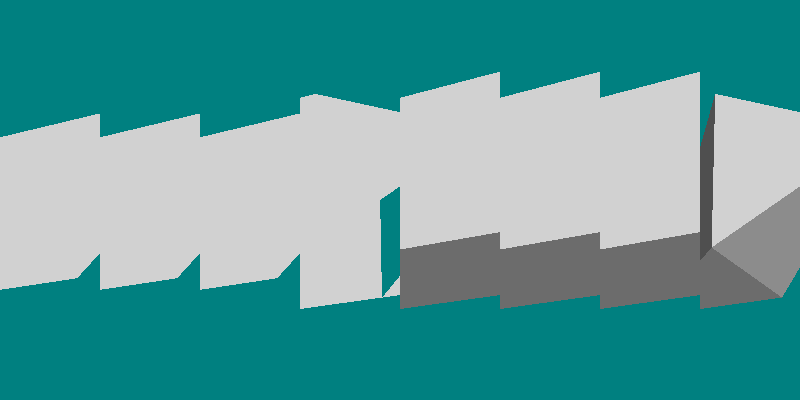

Python code for this plot:
#!/usr/bin/env python

# Verify vtkBoxClipDataSet correctly triangulates multiple cell types
# (triangle strips, quads, pixels, polygons, hexahedra, voxels, wedges,
# pyramids) by clipping and displaying the resulting surfaces.

# Factory overrides
import vtkmodules.vtkInteractionStyle  # noqa: F401
import vtkmodules.vtkRenderingFreeType  # noqa: F401
import vtkmodules.vtkRenderingOpenGL2  # noqa: F401

from vtkmodules.vtkCommonCore import vtkPoints
from vtkmodules.vtkCommonDataModel import (
    VTK_HEXAHEDRON,
    VTK_PIXEL,
    VTK_POLYGON,
    VTK_PYRAMID,
    VTK_QUAD,
    VTK_TRIANGLE_STRIP,
    VTK_VOXEL,
    VTK_WEDGE,
    vtkCellArray,
    vtkUnstructuredGrid,
)
from vtkmodules.vtkFiltersGeneral import vtkBoxClipDataSet
from vtkmodules.vtkFiltersGeometry import vtkDataSetSurfaceFilter
from vtkmodules.vtkRenderingCore import (
    vtkActor,
    vtkPolyDataMapper,
    vtkRenderWindow,
    vtkRenderWindowInteractor,
    vtkRenderer,
)

# --- Col 0: Triangle strip ---
tstrip_pts = vtkPoints()
tstrip_pts.SetNumberOfPoints(13)
tstrip_pts.SetPoint(0, 0.0, 0.0, 0.0)
tstrip_pts.SetPoint(1, 0.0, 1.0, 0.0)
tstrip_pts.SetPoint(2, 1.0, 0.0, 0.0)
tstrip_pts.SetPoint(3, 1.0, 1.0, 0.0)
tstrip_pts.SetPoint(4, 2.0, 0.0, 0.0)
tstrip_pts.SetPoint(5, 2.0, 1.0, 0.0)
tstrip_pts.SetPoint(6, 0.0, 0.0, 1.0)
tstrip_pts.SetPoint(7, 0.0, 1.0, 1.0)
tstrip_pts.SetPoint(8, 1.0, 0.0, 1.0)
tstrip_pts.SetPoint(9, 1.0, 1.0, 1.0)
tstrip_pts.SetPoint(10, 2.0, 0.0, 1.0)
tstrip_pts.SetPoint(11, 2.0, 1.0, 1.0)
tstrip_pts.SetPoint(12, 2.0, 0.5, 1.0)
tstrip_grid = vtkUnstructuredGrid()
tstrip_grid.SetPoints(tstrip_pts)
tstrip_grid.InsertNextCell(VTK_TRIANGLE_STRIP, 6, [1, 0, 3, 2, 5, 4])

tstrip_clip = vtkBoxClipDataSet()
tstrip_clip.SetInputData(tstrip_grid)
tstrip_clip.SetBoxClip(0.0, 2.0, 0.0, 1.0, 0.0, 1.0)

tstrip_surface = vtkDataSetSurfaceFilter()
tstrip_surface.SetInputConnection(tstrip_clip.GetOutputPort())

tstrip_mapper = vtkPolyDataMapper()
tstrip_mapper.SetInputConnection(tstrip_surface.GetOutputPort())

tstrip_actor = vtkActor()
tstrip_actor.SetMapper(tstrip_mapper)

tstrip_renderer = vtkRenderer()
tstrip_renderer.AddActor(tstrip_actor)
tstrip_renderer.SetBackground(0.0, 0.5, 0.5)
tstrip_renderer.SetViewport(0.0 / 8, 0, 1.0 / 8, 1)
tstrip_renderer.ResetCamera()
tstrip_renderer.GetActiveCamera().Azimuth(25.0)
tstrip_renderer.GetActiveCamera().Elevation(-25.0)

# --- Col 1: Quads ---
quad_pts = vtkPoints()
quad_pts.SetNumberOfPoints(13)
quad_pts.SetPoint(0, 0.0, 0.0, 0.0)
quad_pts.SetPoint(1, 0.0, 1.0, 0.0)
quad_pts.SetPoint(2, 1.0, 0.0, 0.0)
quad_pts.SetPoint(3, 1.0, 1.0, 0.0)
quad_pts.SetPoint(4, 2.0, 0.0, 0.0)
quad_pts.SetPoint(5, 2.0, 1.0, 0.0)
quad_pts.SetPoint(6, 0.0, 0.0, 1.0)
quad_pts.SetPoint(7, 0.0, 1.0, 1.0)
quad_pts.SetPoint(8, 1.0, 0.0, 1.0)
quad_pts.SetPoint(9, 1.0, 1.0, 1.0)
quad_pts.SetPoint(10, 2.0, 0.0, 1.0)
quad_pts.SetPoint(11, 2.0, 1.0, 1.0)
quad_pts.SetPoint(12, 2.0, 0.5, 1.0)
quad_grid = vtkUnstructuredGrid()
quad_grid.SetPoints(quad_pts)
quad_grid.InsertNextCell(VTK_QUAD, 4, [0, 2, 3, 1])
quad_grid.InsertNextCell(VTK_QUAD, 4, [2, 4, 5, 3])

quad_clip = vtkBoxClipDataSet()
quad_clip.SetInputData(quad_grid)
quad_clip.SetBoxClip(0.0, 2.0, 0.0, 1.0, 0.0, 1.0)

quad_surface = vtkDataSetSurfaceFilter()
quad_surface.SetInputConnection(quad_clip.GetOutputPort())

quad_mapper = vtkPolyDataMapper()
quad_mapper.SetInputConnection(quad_surface.GetOutputPort())

quad_actor = vtkActor()
quad_actor.SetMapper(quad_mapper)

quad_renderer = vtkRenderer()
quad_renderer.AddActor(quad_actor)
quad_renderer.SetBackground(0.0, 0.5, 0.5)
quad_renderer.SetViewport(1.0 / 8, 0, 2.0 / 8, 1)
quad_renderer.ResetCamera()
quad_renderer.GetActiveCamera().Azimuth(25.0)
quad_renderer.GetActiveCamera().Elevation(-25.0)

# --- Col 2: Pixels ---
pixel_pts = vtkPoints()
pixel_pts.SetNumberOfPoints(13)
pixel_pts.SetPoint(0, 0.0, 0.0, 0.0)
pixel_pts.SetPoint(1, 0.0, 1.0, 0.0)
pixel_pts.SetPoint(2, 1.0, 0.0, 0.0)
pixel_pts.SetPoint(3, 1.0, 1.0, 0.0)
pixel_pts.SetPoint(4, 2.0, 0.0, 0.0)
pixel_pts.SetPoint(5, 2.0, 1.0, 0.0)
pixel_pts.SetPoint(6, 0.0, 0.0, 1.0)
pixel_pts.SetPoint(7, 0.0, 1.0, 1.0)
pixel_pts.SetPoint(8, 1.0, 0.0, 1.0)
pixel_pts.SetPoint(9, 1.0, 1.0, 1.0)
pixel_pts.SetPoint(10, 2.0, 0.0, 1.0)
pixel_pts.SetPoint(11, 2.0, 1.0, 1.0)
pixel_pts.SetPoint(12, 2.0, 0.5, 1.0)
pixel_grid = vtkUnstructuredGrid()
pixel_grid.SetPoints(pixel_pts)
pixel_grid.InsertNextCell(VTK_PIXEL, 4, [0, 2, 1, 3])
pixel_grid.InsertNextCell(VTK_PIXEL, 4, [2, 4, 3, 5])

pixel_clip = vtkBoxClipDataSet()
pixel_clip.SetInputData(pixel_grid)
pixel_clip.SetBoxClip(0.0, 2.0, 0.0, 1.0, 0.0, 1.0)

pixel_surface = vtkDataSetSurfaceFilter()
pixel_surface.SetInputConnection(pixel_clip.GetOutputPort())

pixel_mapper = vtkPolyDataMapper()
pixel_mapper.SetInputConnection(pixel_surface.GetOutputPort())

pixel_actor = vtkActor()
pixel_actor.SetMapper(pixel_mapper)

pixel_renderer = vtkRenderer()
pixel_renderer.AddActor(pixel_actor)
pixel_renderer.SetBackground(0.0, 0.5, 0.5)
pixel_renderer.SetViewport(2.0 / 8, 0, 3.0 / 8, 1)
pixel_renderer.ResetCamera()
pixel_renderer.GetActiveCamera().Azimuth(25.0)
pixel_renderer.GetActiveCamera().Elevation(-25.0)

# --- Col 3: Polygons ---
polygon_pts = vtkPoints()
polygon_pts.SetNumberOfPoints(13)
polygon_pts.SetPoint(0, 0.0, 0.0, 0.0)
polygon_pts.SetPoint(1, 0.0, 1.0, 0.0)
polygon_pts.SetPoint(2, 1.0, 0.0, 0.0)
polygon_pts.SetPoint(3, 1.0, 1.0, 0.0)
polygon_pts.SetPoint(4, 2.0, 0.0, 0.0)
polygon_pts.SetPoint(5, 2.0, 1.0, 0.0)
polygon_pts.SetPoint(6, 0.0, 0.0, 1.0)
polygon_pts.SetPoint(7, 0.0, 1.0, 1.0)
polygon_pts.SetPoint(8, 1.0, 0.0, 1.0)
polygon_pts.SetPoint(9, 1.0, 1.0, 1.0)
polygon_pts.SetPoint(10, 2.0, 0.0, 1.0)
polygon_pts.SetPoint(11, 2.0, 1.0, 1.0)
polygon_pts.SetPoint(12, 2.0, 0.5, 1.0)
polygon_grid = vtkUnstructuredGrid()
polygon_grid.SetPoints(polygon_pts)
polygon_grid.InsertNextCell(VTK_POLYGON, 4, [0, 2, 3, 1])
polygon_grid.InsertNextCell(VTK_POLYGON, 3, [2, 4, 5])
polygon_grid.InsertNextCell(VTK_POLYGON, 5, [6, 8, 12, 9, 7])

polygon_clip = vtkBoxClipDataSet()
polygon_clip.SetInputData(polygon_grid)
polygon_clip.SetBoxClip(0.0, 2.0, 0.0, 1.0, 0.0, 1.0)

polygon_surface = vtkDataSetSurfaceFilter()
polygon_surface.SetInputConnection(polygon_clip.GetOutputPort())

polygon_mapper = vtkPolyDataMapper()
polygon_mapper.SetInputConnection(polygon_surface.GetOutputPort())

polygon_actor = vtkActor()
polygon_actor.SetMapper(polygon_mapper)

polygon_renderer = vtkRenderer()
polygon_renderer.AddActor(polygon_actor)
polygon_renderer.SetBackground(0.0, 0.5, 0.5)
polygon_renderer.SetViewport(3.0 / 8, 0, 4.0 / 8, 1)
polygon_renderer.ResetCamera()
polygon_renderer.GetActiveCamera().Azimuth(25.0)
polygon_renderer.GetActiveCamera().Elevation(-25.0)

# --- Col 4: Hexahedra ---
hex_pts = vtkPoints()
hex_pts.SetNumberOfPoints(13)
hex_pts.SetPoint(0, 0.0, 0.0, 0.0)
hex_pts.SetPoint(1, 0.0, 1.0, 0.0)
hex_pts.SetPoint(2, 1.0, 0.0, 0.0)
hex_pts.SetPoint(3, 1.0, 1.0, 0.0)
hex_pts.SetPoint(4, 2.0, 0.0, 0.0)
hex_pts.SetPoint(5, 2.0, 1.0, 0.0)
hex_pts.SetPoint(6, 0.0, 0.0, 1.0)
hex_pts.SetPoint(7, 0.0, 1.0, 1.0)
hex_pts.SetPoint(8, 1.0, 0.0, 1.0)
hex_pts.SetPoint(9, 1.0, 1.0, 1.0)
hex_pts.SetPoint(10, 2.0, 0.0, 1.0)
hex_pts.SetPoint(11, 2.0, 1.0, 1.0)
hex_pts.SetPoint(12, 2.0, 0.5, 1.0)
hex_grid = vtkUnstructuredGrid()
hex_grid.SetPoints(hex_pts)
hex_grid.InsertNextCell(VTK_HEXAHEDRON, 8, [6, 8, 2, 0, 7, 9, 3, 1])
hex_grid.InsertNextCell(VTK_HEXAHEDRON, 8, [4, 2, 8, 10, 5, 3, 9, 11])

hex_clip = vtkBoxClipDataSet()
hex_clip.SetInputData(hex_grid)
hex_clip.SetBoxClip(0.0, 2.0, 0.0, 1.0, 0.0, 1.0)

hex_surface = vtkDataSetSurfaceFilter()
hex_surface.SetInputConnection(hex_clip.GetOutputPort())

hex_mapper = vtkPolyDataMapper()
hex_mapper.SetInputConnection(hex_surface.GetOutputPort())

hex_actor = vtkActor()
hex_actor.SetMapper(hex_mapper)

hex_renderer = vtkRenderer()
hex_renderer.AddActor(hex_actor)
hex_renderer.SetBackground(0.0, 0.5, 0.5)
hex_renderer.SetViewport(4.0 / 8, 0, 5.0 / 8, 1)
hex_renderer.ResetCamera()
hex_renderer.GetActiveCamera().Azimuth(25.0)
hex_renderer.GetActiveCamera().Elevation(-25.0)

# --- Col 5: Voxels ---
voxel_pts = vtkPoints()
voxel_pts.SetNumberOfPoints(13)
voxel_pts.SetPoint(0, 0.0, 0.0, 0.0)
voxel_pts.SetPoint(1, 0.0, 1.0, 0.0)
voxel_pts.SetPoint(2, 1.0, 0.0, 0.0)
voxel_pts.SetPoint(3, 1.0, 1.0, 0.0)
voxel_pts.SetPoint(4, 2.0, 0.0, 0.0)
voxel_pts.SetPoint(5, 2.0, 1.0, 0.0)
voxel_pts.SetPoint(6, 0.0, 0.0, 1.0)
voxel_pts.SetPoint(7, 0.0, 1.0, 1.0)
voxel_pts.SetPoint(8, 1.0, 0.0, 1.0)
voxel_pts.SetPoint(9, 1.0, 1.0, 1.0)
voxel_pts.SetPoint(10, 2.0, 0.0, 1.0)
voxel_pts.SetPoint(11, 2.0, 1.0, 1.0)
voxel_pts.SetPoint(12, 2.0, 0.5, 1.0)
voxel_grid = vtkUnstructuredGrid()
voxel_grid.SetPoints(voxel_pts)
voxel_grid.InsertNextCell(VTK_VOXEL, 8, [0, 2, 1, 3, 6, 8, 7, 9])
voxel_grid.InsertNextCell(VTK_VOXEL, 8, [10, 8, 11, 9, 4, 2, 5, 3])

voxel_clip = vtkBoxClipDataSet()
voxel_clip.SetInputData(voxel_grid)
voxel_clip.SetBoxClip(0.0, 2.0, 0.0, 1.0, 0.0, 1.0)

voxel_surface = vtkDataSetSurfaceFilter()
voxel_surface.SetInputConnection(voxel_clip.GetOutputPort())

voxel_mapper = vtkPolyDataMapper()
voxel_mapper.SetInputConnection(voxel_surface.GetOutputPort())

voxel_actor = vtkActor()
voxel_actor.SetMapper(voxel_mapper)

voxel_renderer = vtkRenderer()
voxel_renderer.AddActor(voxel_actor)
voxel_renderer.SetBackground(0.0, 0.5, 0.5)
voxel_renderer.SetViewport(5.0 / 8, 0, 6.0 / 8, 1)
voxel_renderer.ResetCamera()
voxel_renderer.GetActiveCamera().Azimuth(25.0)
voxel_renderer.GetActiveCamera().Elevation(-25.0)

# --- Col 6: Wedges ---
wedge_pts = vtkPoints()
wedge_pts.SetNumberOfPoints(13)
wedge_pts.SetPoint(0, 0.0, 0.0, 0.0)
wedge_pts.SetPoint(1, 0.0, 1.0, 0.0)
wedge_pts.SetPoint(2, 1.0, 0.0, 0.0)
wedge_pts.SetPoint(3, 1.0, 1.0, 0.0)
wedge_pts.SetPoint(4, 2.0, 0.0, 0.0)
wedge_pts.SetPoint(5, 2.0, 1.0, 0.0)
wedge_pts.SetPoint(6, 0.0, 0.0, 1.0)
wedge_pts.SetPoint(7, 0.0, 1.0, 1.0)
wedge_pts.SetPoint(8, 1.0, 0.0, 1.0)
wedge_pts.SetPoint(9, 1.0, 1.0, 1.0)
wedge_pts.SetPoint(10, 2.0, 0.0, 1.0)
wedge_pts.SetPoint(11, 2.0, 1.0, 1.0)
wedge_pts.SetPoint(12, 2.0, 0.5, 1.0)
wedge_grid = vtkUnstructuredGrid()
wedge_grid.SetPoints(wedge_pts)
wedge_grid.InsertNextCell(VTK_WEDGE, 6, [0, 1, 2, 6, 7, 8])
wedge_grid.InsertNextCell(VTK_WEDGE, 6, [7, 8, 9, 1, 2, 3])
wedge_grid.InsertNextCell(VTK_WEDGE, 6, [8, 11, 9, 2, 5, 3])
wedge_grid.InsertNextCell(VTK_WEDGE, 6, [2, 5, 4, 8, 11, 10])

wedge_clip = vtkBoxClipDataSet()
wedge_clip.SetInputData(wedge_grid)
wedge_clip.SetBoxClip(0.0, 2.0, 0.0, 1.0, 0.0, 1.0)

wedge_surface = vtkDataSetSurfaceFilter()
wedge_surface.SetInputConnection(wedge_clip.GetOutputPort())

wedge_mapper = vtkPolyDataMapper()
wedge_mapper.SetInputConnection(wedge_surface.GetOutputPort())

wedge_actor = vtkActor()
wedge_actor.SetMapper(wedge_mapper)

wedge_renderer = vtkRenderer()
wedge_renderer.AddActor(wedge_actor)
wedge_renderer.SetBackground(0.0, 0.5, 0.5)
wedge_renderer.SetViewport(6.0 / 8, 0, 7.0 / 8, 1)
wedge_renderer.ResetCamera()
wedge_renderer.GetActiveCamera().Azimuth(25.0)
wedge_renderer.GetActiveCamera().Elevation(-25.0)

# --- Col 7: Pyramids ---
pyramid_pts = vtkPoints()
pyramid_pts.SetNumberOfPoints(13)
pyramid_pts.SetPoint(0, 0.0, 0.0, 0.0)
pyramid_pts.SetPoint(1, 0.0, 1.0, 0.0)
pyramid_pts.SetPoint(2, 1.0, 0.0, 0.0)
pyramid_pts.SetPoint(3, 1.0, 1.0, 0.0)
pyramid_pts.SetPoint(4, 2.0, 0.0, 0.0)
pyramid_pts.SetPoint(5, 2.0, 1.0, 0.0)
pyramid_pts.SetPoint(6, 0.0, 0.0, 1.0)
pyramid_pts.SetPoint(7, 0.0, 1.0, 1.0)
pyramid_pts.SetPoint(8, 1.0, 0.0, 1.0)
pyramid_pts.SetPoint(9, 1.0, 1.0, 1.0)
pyramid_pts.SetPoint(10, 2.0, 0.0, 1.0)
pyramid_pts.SetPoint(11, 2.0, 1.0, 1.0)
pyramid_pts.SetPoint(12, 2.0, 0.5, 1.0)
pyramid_grid = vtkUnstructuredGrid()
pyramid_grid.SetPoints(pyramid_pts)
pyramid_grid.InsertNextCell(VTK_PYRAMID, 5, [8, 9, 3, 2, 0])
pyramid_grid.InsertNextCell(VTK_PYRAMID, 5, [2, 3, 9, 8, 12])

pyramid_clip = vtkBoxClipDataSet()
pyramid_clip.SetInputData(pyramid_grid)
pyramid_clip.SetBoxClip(0.0, 2.0, 0.0, 1.0, 0.0, 1.0)

pyramid_surface = vtkDataSetSurfaceFilter()
pyramid_surface.SetInputConnection(pyramid_clip.GetOutputPort())

pyramid_mapper = vtkPolyDataMapper()
pyramid_mapper.SetInputConnection(pyramid_surface.GetOutputPort())

pyramid_actor = vtkActor()
pyramid_actor.SetMapper(pyramid_mapper)

pyramid_renderer = vtkRenderer()
pyramid_renderer.AddActor(pyramid_actor)
pyramid_renderer.SetBackground(0.0, 0.5, 0.5)
pyramid_renderer.SetViewport(7.0 / 8, 0, 8.0 / 8, 1)
pyramid_renderer.ResetCamera()
pyramid_renderer.GetActiveCamera().Azimuth(25.0)
pyramid_renderer.GetActiveCamera().Elevation(-25.0)

# Window
render_window = vtkRenderWindow()
render_window.AddRenderer(tstrip_renderer)
render_window.AddRenderer(quad_renderer)
render_window.AddRenderer(pixel_renderer)
render_window.AddRenderer(polygon_renderer)
render_window.AddRenderer(hex_renderer)
render_window.AddRenderer(voxel_renderer)
render_window.AddRenderer(wedge_renderer)
render_window.AddRenderer(pyramid_renderer)
render_window.SetSize(800, 400)
render_window.SetWindowName("box clip triangulate")

# Interactor
interactor = vtkRenderWindowInteractor()
interactor.SetRenderWindow(render_window)

interactor.Initialize()
interactor.Start()
